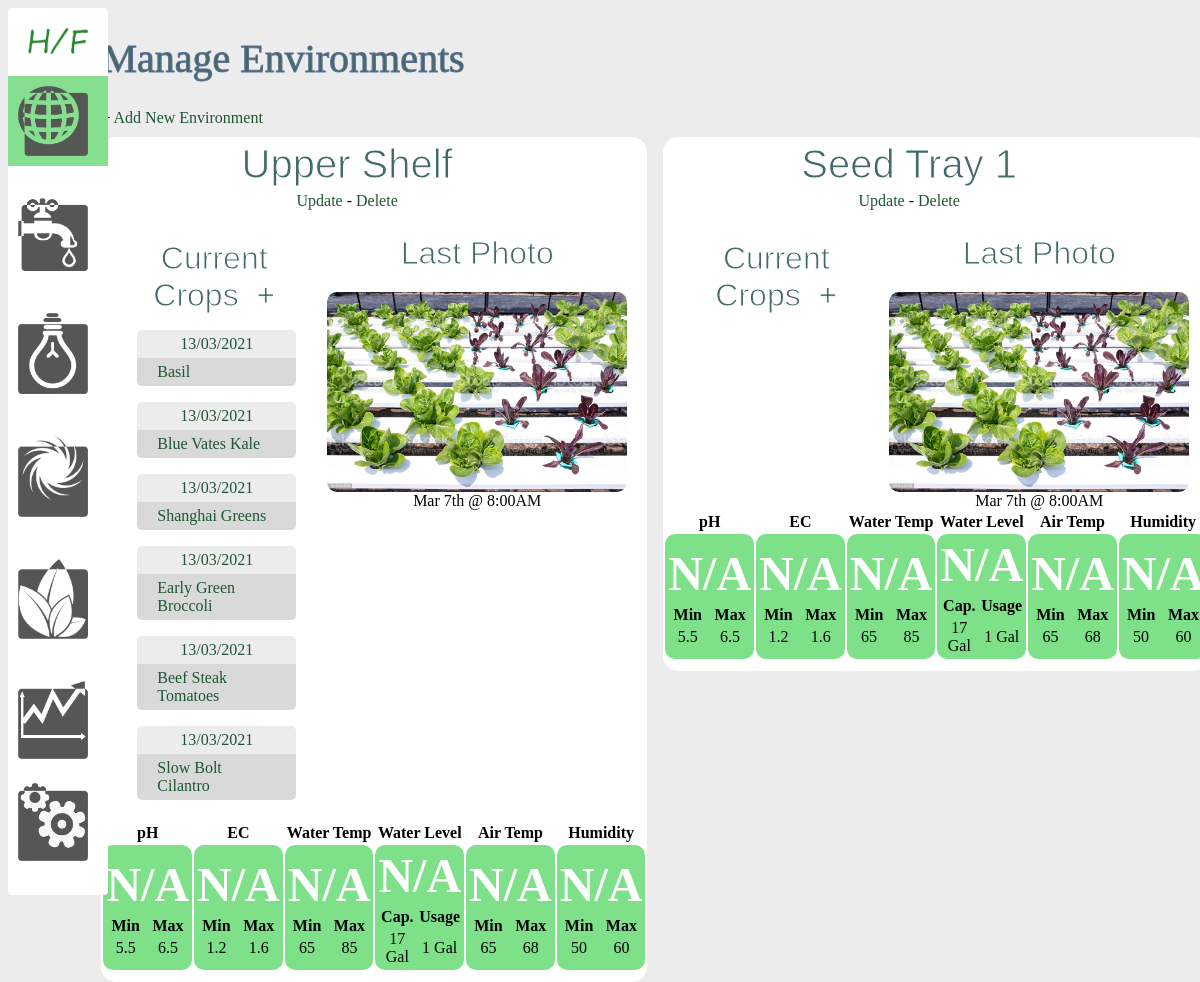
Page /enviro on the committed database.
### models.py (models this page shows, shortened)
class Enviro(db.Model):
    id = db.Column(db.Integer, primary_key=True)
    name = db.Column(db.String(50), nullable=False)
    ph_sensor = db.Column(db.Integer, default=0)
    ec_sensor = db.Column(db.Integer, default=0)
    nutrient_solenoid = db.Column(db.Integer, default=0)
    ph_solenoid = db.Column(db.Integer, default=0)
    water_pump = db.Column(db.Integer, default=0)
    air_pump = db.Column(db.Integer, default=0)
    light_outlet = db.Column(db.Integer, default=0)
    active = db.Column(db.Integer, default=0)
    water_id = db.Column(db.Integer, db.ForeignKey('water.id'), nullable=False)
    light_id = db.Column(db.Integer, db.ForeignKey('light.id'), nullable=False)
    air_id = db.Column(db.Integer, db.ForeignKey('air.id'), nullable=False)
    crop = db.relationship('Crop', backref='crop')
    def current_ph(self):
        if self.ph_sensor == 0:
            return 'N/A'
        ph_level = current_ph(self.ph_sensor)
        return float(ph_level)
    def current_ec(self):
        if self.ec_sensor == 0:
            return 'N/A'
        ec_level = current_ec(self.ec_sensor)
        return float(ec_level)
    def alert_status(self, sensor):
        if sensor == "ph":
            if self.ph_sensor == 0:
                return
            if current_ph(self.ph_sensor) < self.water.min_ph or current_ph(self.ph_sensor) > self.water.max_ph:
                return "alert"
        if sensor == "ec":
            if self.ec_sensor == 0:
                return
            if current_ec(self.ec_sensor) < self.water.min_ec or current_ec(self.ec_sensor) > self.water.max_ec:
                return "alert"

class Crop(db.Model):
    id = db.Column(db.Integer, primary_key=True)
    name = db.Column(db.String(25))
    enviro_id = db.Column(db.Integer, db.ForeignKey('enviro.id'))
    germ_date = db.Column(db.String(30), nullable=True)
    plant_date = db.Column(db.String(30), default='')
    harvested_date = db.Column(db.String(30), nullable=True)
    fruit_date = db.Column(db.String(30), nullable=True)
    harvest_rating = db.Column(db.String(255), nullable=True)
    logs = db.relationship('Log', backref='log')
    photos = db.relationship('Photo', backref='photo')
    plants = db.relationship('Plant', secondary='crop_plants',
        backref=db.backref('plant', lazy=True))

class Plant(db.Model):
    id = db.Column(db.Integer, primary_key=True)
    name = db.Column(db.String(50), nullable=False)
    best_ec = db.Column(db.Float, nullable=True)
    best_temp = db.Column(db.Integer, nullable=True)
    best_season = db.Column(db.String(15), nullable=True)

class Water(db.Model):
    id = db.Column(db.Integer, primary_key=True)
    name = db.Column(db.String(50), nullable=False)
    min_ph = db.Column(db.Float, default=5.5)
    max_ph = db.Column(db.Float, default=6.5)
    min_ec = db.Column(db.Float, default=1.2)
    max_ec = db.Column(db.Float, default=1.6)
    cycles = db.relationship('Cycle', backref='cycle')
    enviros = db.relationship('Enviro', backref='water', lazy=True)

class Air(db.Model):
    id = db.Column(db.Integer, primary_key=True)
    name = db.Column(db.String(50), nullable=False)
    min_temp = db.Column(db.Integer, default=60)
    max_temp = db.Column(db.Integer, default=80)
    min_humid = db.Column(db.Integer, default=50)
    max_humid = db.Column(db.Integer, default=60)
    enviros = db.relationship('Enviro', backref='air', lazy=True)

### views.py (the view)
@app.route('/enviro')
def list_environments():
    environments = Enviro.query.all()
    return render_template('enviro/index_enviro.html', enviros=environments)

### templates/enviro/index_enviro.html
{% extends 'layout.html' %}
{% block body %}
    <h1>Manage Environments</h1>
    + <a href="/add_enviro">Add New Environment</a>
    <div class="environments">
        {% for enviro in enviros %}
            <div class="environment">
                <div style="width:90%">
                    <h2>{{ enviro.name }}</h2>
                    <a href="/update_enviro/{{enviro.id}}">Update</a>
                    -
                    <a href="/delete_enviro/{{enviro.id}}">Delete</a>
                </div>
                <div class="plant_list">
                    <h2 class ="date">Current Crops &nbsp;<a href="/add_crop/{{enviro.id}}">+</a></h2>
                    {% for current_crop in enviro.crop %}
                        <a href="/crop/{{current_crop.id}}">
                            <ul>
                                <li style="text-align:center;">
                                    {{current_crop.plant_date}}
                                </li>
                                {% for plant in current_crop.plants %}
                                    <li>{{ plant.name }}</li>
                                {% endfor %}
                            </ul>
                        </a>
                    {% endfor %}
                </div>
                <div class="recent_photo">
                    <h2 class="date">Last Photo</h2>
                    <img class="recent_photo" src="{{ url_for('static', filename='img/test-recent-photo.jpg') }}">
                    Mar 7th @ 8:00AM
                </div>
                <table class="alerts_panel">
                    <tr>
                        <th class="alert_header {{ enviro.alert_status('ph') }}">pH</th>
                        <th class="alert_header {{ enviro.alert_status('ec') }}">EC</th>
                        <th class="alert_header">Water Temp</th>
                        <th class="alert_header">Water Level</th>
                        <th class="alert_header">Air Temp</th>
                        <th class="alert_header">Humidity</th>
                    </tr>
                    <tr class="alerts_panel">
                        <td class="{{ enviro.alert_status('ph') }} ph">
                            <h3>{{ enviro.current_ph() }}</h3>
                            <table width = "100%">
                                <tr>
                                    <th>Min</th>
                                    <th>Max</th>
                                </tr>
                                <tr>
                                    <td>{{ enviro.water.min_ph }}</td>
                                    <td>{{ enviro.water.max_ph }}</td>
                                </tr>
                            </table>
                        </td>
                        <td class="{{ enviro.alert_status('ec') }} ec">
                            <h3>{{ enviro.current_ec() }}</h3>
                            <table width="100%">
                                <tr>
                                    <th>Min</th>
                                    <th>Max</th>
                                </tr>
                                <tr>
                                    <td>{{ enviro.water.min_ec }}</td>
                                    <td>{{ enviro.water.max_ec }}</td>
                                </tr>
                            </table>
                        </td>
                        <td class="water_temp">
                            <h3>N/A</h3>
                            <table width="100%">
                                <tr>
                                    <th>Min</th>
                                    <th>Max</th>
                                </tr>
                                <tr>
                                    <td>65</td>
                                    <td>85</td>
                                </tr>
                            </table>
                        </td>
                        <td class="water_level">
                            <h3>N/A</h3>
                            <table width = "100%">
                                <tr>
                                    <th>Cap.</th>
                                    <th>Usage</th>
                                </tr>
                                <tr>
                                    <td>17 Gal</td>
                                    <td>1 Gal</td>
                                </tr>
                            </table>
                        </td>
                        <td class="temp">
                            <h3>N/A</h3>
                            <table width="100%">
                                <tr>
                                    <th>Min</th>
                                    <th>Max</th>
                                </tr>
                                <tr>
                                    <td>{{enviro.air.min_temp}}</td>
                                    <td>{{enviro.air.max_temp}}</td>
                                </tr>
                            </table>
                        </td>
                        <td class="humid">
                            <h3>N/A</h3>
                            <table width="100%">
                                <tr>
                                    <th>Min</th>
                                    <th>Max</th>
                                </tr>
                                <tr>
                                    <td>{{enviro.air.min_humid}}</td>
                                    <td>{{enviro.air.max_humid}}</td>
                                </tr>
                            </table>
                        </td>
                    </tr>
                </table>
            </div>
        {% endfor %}
    </div>
{% endblock %}

### static/css/main.css (style rules this page uses)
body { background: rgb(236,236,236); }
a { text-decoration: none; color: #1E5631; }
ul { list-style: none; padding-left: 5px; }
h1 { font-weight: normal; font-size: 2.5em; color: #436a67; -webkit-text-stroke-width: 1px; -webkit-text-stroke-color: rgb(92, 112, 149); }
li:nth-child(even) { background-color: #d9d9d9; }
li:nth-child(odd) { background-color: #ececec; }
li:nth-child(1) { border-radius: 5px 5px 0px 0px; }
li:nth-last-child(1) { border-radius: 0px 0px 5px 5px; }
li { padding:5px 20px; }
.environments, .sensors { display:grid; grid-template-columns: 1fr 1fr; gap: 1em; }
.environment, .sensor { background-color: #fff; text-align: center; border-radius: 15px; height: max-content; margin-top:10px; display:flex; flex-wrap:wrap; }
table.alerts_panel { margin-top: 20px; margin:auto; margin-bottom:10px; width:90%; }
th.alert_header { background-color:#fff; width:100px; }
tr.alerts_panel > td { color: #000; border-radius: 10px; }
.plant_list { margin: 20px 0 0 2%; padding:5px 20px; display:block; text-align: left; border-radius:10px; width:30%; }
.recent_photo { display:block; margin-top:20px; margin-left:2%; width:55%; }
img.recent_photo { width:100%; margin: 20px 0 0 0; border-radius:10px }
h3 { font-size:3em; color: #fff; margin:2px; }
h2 { text-align: center; margin:5px; font-weight:normal; font-size: 2.5em; font-family:arial; color: #436a67; -webkit-text-stroke-width: 1px; -webkit-text-stroke-color: #fff; }
h2.date { font-size:2em; }
.ph, .ec, .water_temp, .water_level, .temp, .humid { background-color:rgb(126, 225, 137); }
.ec { background-color:rgb(126, 225, 137); }
.water_temp { background-color:rgb(126, 225, 137); }
.water_level { background-color:rgb(126, 225, 137); }
.temp { background-color:rgb(126, 225, 137); }
.humid { background-color:rgb(126, 225, 137); }

### rows in the picture
Enviro: name "Upper Shelf", current_ph "N/A", water.min_ph "5.5", water.max_ph "6.5", current_ec "N/A", water.min_ec "1.2", water.max_ec "1.6", air.min_temp "65", air.max_temp "68", air.min_humid "50", air.max_humid "60"
Crop: plant_date "13/03/2021"
Plant: name "Basil"
Crop: plant_date "13/03/2021"
Plant: name "Blue Vates Kale"
Crop: plant_date "13/03/2021"
Plant: name "Shanghai Greens"
Crop: plant_date "13/03/2021"
Plant: name "Early Green Broccoli"
Crop: plant_date "13/03/2021"
Plant: name "Beef Steak Tomatoes"
Crop: plant_date "13/03/2021"
Plant: name "Slow Bolt Cilantro"
Enviro: name "Seed Tray 1", current_ph "N/A", water.min_ph "5.5", water.max_ph "6.5", current_ec "N/A", water.min_ec "1.2", water.max_ec "1.6", air.min_temp "65", air.max_temp "68", air.min_humid "50", air.max_humid "60"
